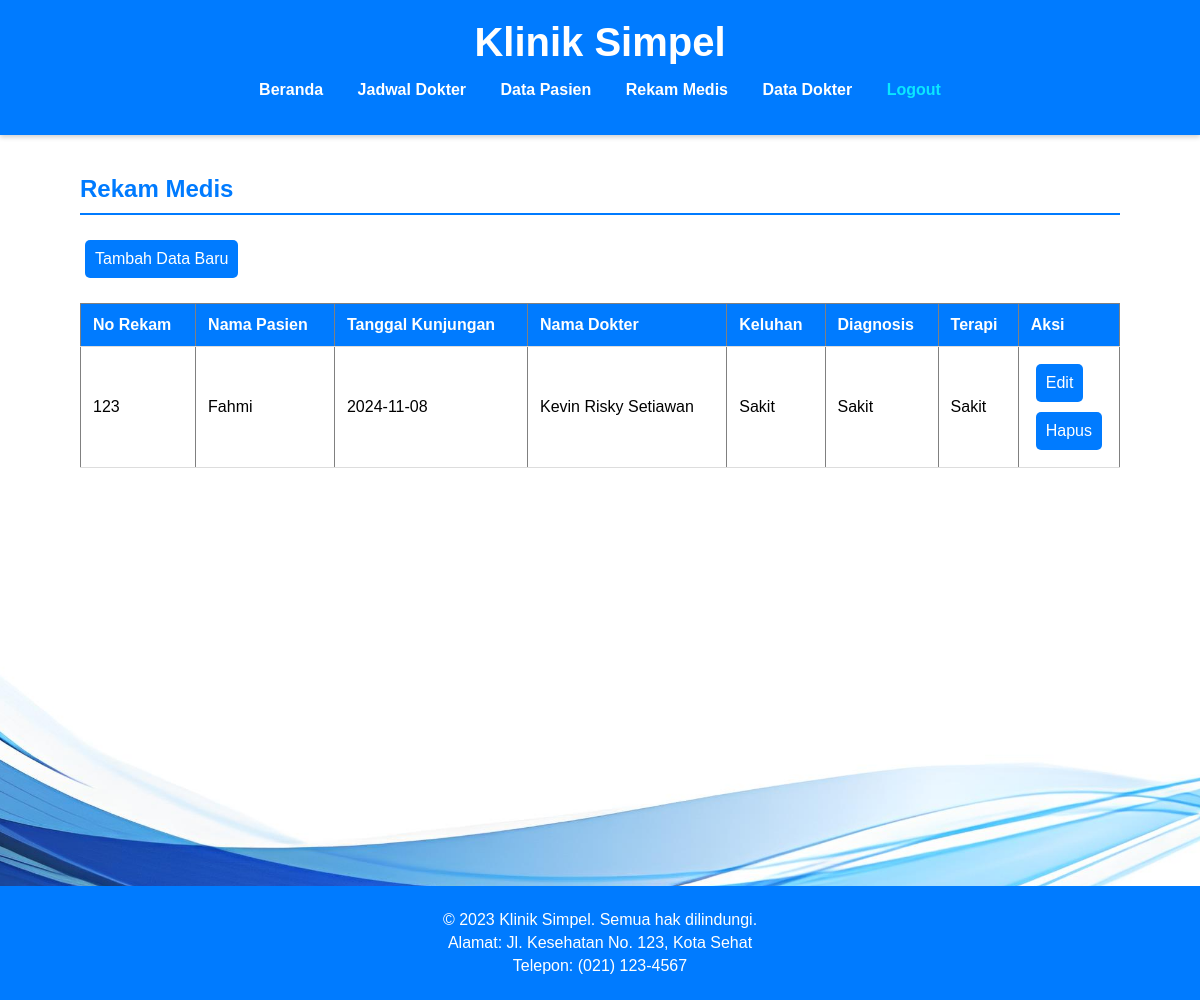
The app's page /rmedis.php with its own data.
### tables this page shows
CREATE TABLE `rkmedis` (
  `no_rek` varchar(20) NOT NULL,
  `nama_pasien` varchar(50) NOT NULL,
  `tgl_kunjung` date NOT NULL,
  `nama_dokter` varchar(20) NOT NULL,
  `keluhan` varchar(50) NOT NULL,
  `diagnosis` varchar(50) NOT NULL,
  `terapi` varchar(50) NOT NULL
);

### rmedis.php (the view, shortened to what this page needs)
<!DOCTYPE html>
<html lang="id">
<head>
    <link rel="stylesheet" href="css/styles.css">
</head>
<body>
    <header>
        <div class="container">
            <h1>Klinik Simpel</h1>
            <nav>
                <ul>
                    <li><a href="beranda.php">Beranda</a></li>
                    <li><a href="jadwal.php">Jadwal Dokter</a></li>
                    <li><a href="pasien.php">Data Pasien</a></li>
                    <li><a href="rmedis.php">Rekam Medis</a></li>
                    <li><a href="dokter.php">Data Dokter</a></li>
                    <li><a style="text-decoration:none;color: #0ae7ff;font-weight: bold;" href="logout.php" class="logout">Logout</a></li>
                </ul>
            </nav>
        </div>
    </header>
    <main class="container">
        <h2>Rekam Medis</h2>
        <div style="overflow: auto;">
            <a href="form_tambah_rek.php" class="button">Tambah Data Baru</a>
            <table border="1" class="table">
                <thead>
                    <tr>
                        <th>No Rekam</th>
                        <th>Nama Pasien</th>
                        <th>Tanggal Kunjungan</th>
                        <th>Nama Dokter</th>
                        <th>Keluhan</th>
                        <th>Diagnosis</th>
                        <th>Terapi</th>
                        <th>Aksi</th>
                    </tr>
                </thead>
                <tbody>
                    <?php
                    include 'koneksi.php';
                    $sql = "SELECT * FROM rkmedis";
                    $result = $koneksi->query($sql);
                    if ($result->num_rows > 0) {
                        while ($row = $result->fetch_assoc()) {
                            echo "<tr>";
                            echo "<td>" . $row["no_rek"] . "</td>";
                            echo "<td>" . $row["nama_pasien"] . "</td>";
                            echo "<td>" . $row["tgl_kunjung"] . "</td>";
                            echo "<td>" . $row["nama_dokter"] . "</td>";
                            echo "<td>" . $row["keluhan"] . "</td>";
                            echo "<td>" . $row["diagnosis"] . "</td>";
                            echo "<td>" . $row["terapi"] . "</td>";
                            echo "<td width='90px' align='center'>";
                            echo "<a href='form_edit_rek.php?nama_pasien=" . $row['nama_pasien'] . "' class='button'>Edit</a> ";
                            echo "<a href='proses_hapus_rek.php?nama_pasien=" . $row['nama_pasien'] . "' onclick='return confirm(\"Yakin hapus data?\")' class='button'>Hapus</a>";
                            echo "</td>";
                            echo "</tr>";
                        }
                    } else {
                        echo "<tr><td colspan='6'>Tidak ada data rekam medis</td></tr>";
                    }
                    ?>
                </tbody>
            </table>
        </div>
    </main>
    <footer>
        <p>&copy; 2023 Klinik Simpel. Semua hak dilindungi.</p>
        <p>Alamat: Jl. Kesehatan No. 123, Kota Sehat</p>
        <p>Telepon: (021) 123-4567</p>
    </footer>
</body>
</html>

### css/styles.css (style rules this page uses)
* { box-sizing: border-box; }
body { font-family: 'Arial', sans-serif; margin: 0; padding: 0; display: flex; flex-direction: column; min-height: 1000px; background-image: url('/AplikasiKlinik/image/Blue.jpg'); background-size: cover; background-position: center; }
.container { width: 90%; max-width: 1200px; margin: auto; flex: 1; }
.logout { text-decoration: none; color: #ff0000; font-weight: bold; }
header { background: #007bff; color: #fff; padding: 20px 0; box-shadow: 0 2px 5px rgba(0, 0, 0, 0.2); }
header h1 { text-align: center; margin: 0; font-size: 2.5em; }
nav ul { list-style: none; padding: 0; text-align: center; }
nav ul li { display: inline; margin: 0 15px; }
nav ul li a { color: #fff; text-decoration: none; font-weight: bold; transition: color 0.3s; }
main { padding: 20px; }
h2 { color: #007bff; border-bottom: 2px solid #007bff; padding-bottom: 10px; }
table { width: 100%; border-collapse: collapse; margin-top: 20px; }
table th, table td { padding: 12px; text-align: left; border-bottom: 1px solid #ddd; }
table th { background-color: #007bff; color: white; }
.button { display: inline-block; padding: 10px 10px; margin: 5px; background: #007bff; color: #fff; text-decoration: none; border-radius: 5px; transition: background 0.3s; }
footer { text-align: center; padding: 20px 0; background: #007bff; color: #fff; width: 100%; margin-top: auto; }
footer p { margin: 5px 0; }

### records on screen
rkmedis: no_rek "123", nama_pasien "Fahmi", tgl_kunjung "2024-11-08", nama_dokter "Kevin Risky Setiawan", keluhan "Sakit", diagnosis "Sakit", terapi "Sakit"
